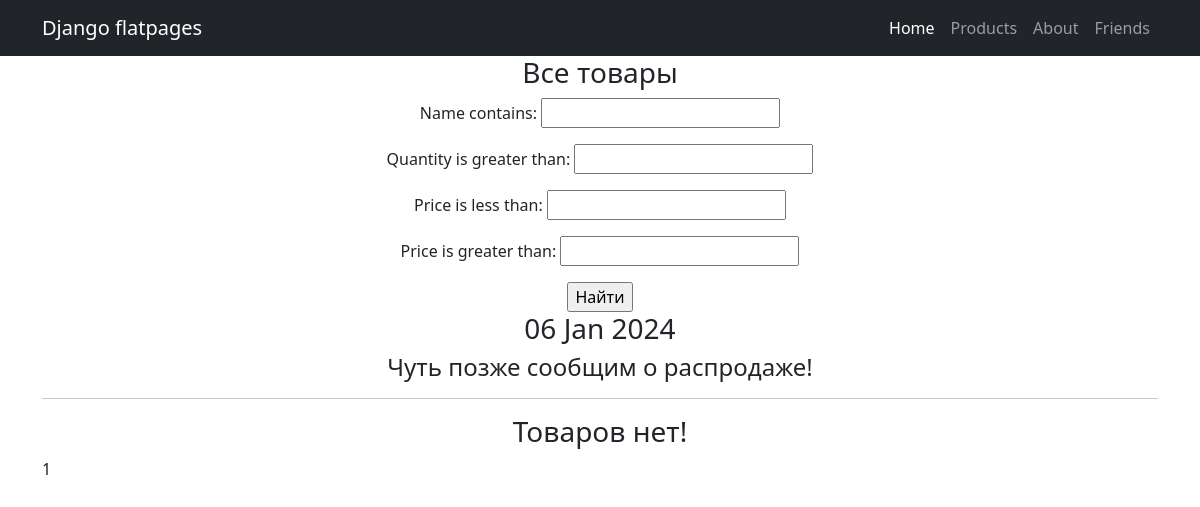
Before: /products/ with the older database file.
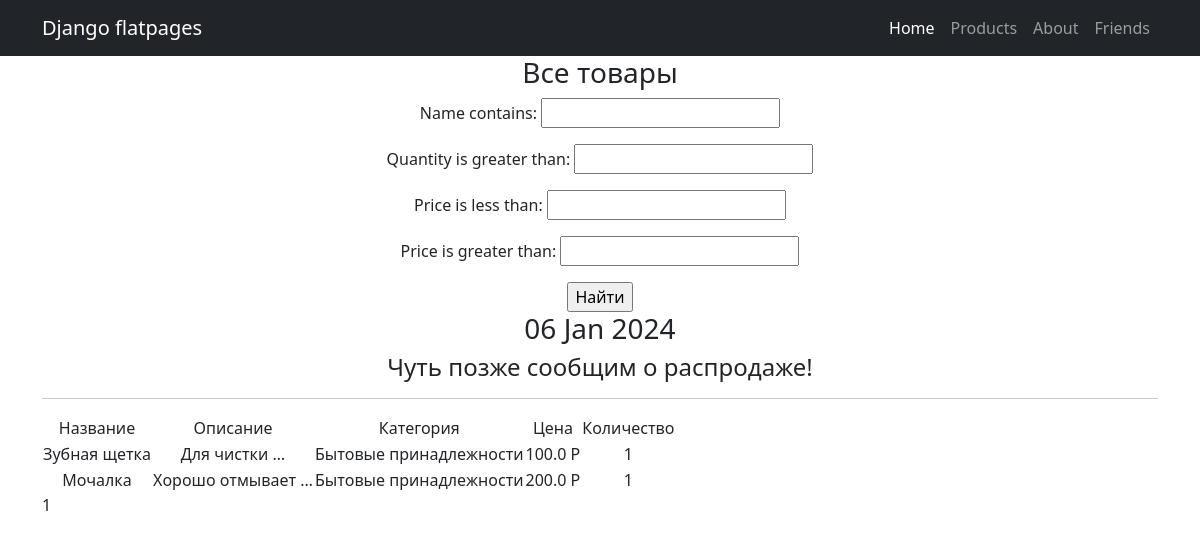
After: the same page with the newer database file.
### simpleapp/models.py (models this page shows, shortened)
class Product(models.Model):
    name = models.CharField(max_length=50, unique=True)
    description = models.TextField()
    quantity = models.IntegerField(validators=[MinValueValidator(0)],)
    category = models.ForeignKey(to='Category', on_delete=models.CASCADE, related_name='products')
    price = models.FloatField(validators=[MinValueValidator(0.0)],)
    def __str__(self):
        return f'{self.name.title()} {self.description[:30]}'

class Category(models.Model):
    name = models.CharField(max_length=100, unique=True)

### simpleapp/views.py (the view)
# urls.py: path('', ProductList.as_view(), name='products'),
class ProductList(ListView):
    model = Product    # Указываем модель, объекты которой мы будем выводить
    ordering = 'name'  # Поле, которое будет использоваться для сортировки объектов
    template_name = 'products.html'  # Указываем имя шаблона
    context_object_name = 'products' # Это имя списка, в котором будут лежать все объекты.
    paginate_by = 2  # вот так мы можем указать количество записей на странице
    def get_queryset(self):
        queryset = super().get_queryset()
        self.filterset = ProductFilter(self.request.GET, queryset)
        return self.filterset.qs
    def get_context_data(self, **kwargs):
        context = super().get_context_data(**kwargs)
        context['time_now'] = datetime.utcnow()
        context['next_sale'] = None
        context['filterset'] = self.filterset
        return context

### simpleapp/templatetags/custom_filters.py (called while the page is built)
@register.filter()
def currency(value, code='rub'):
   postfix = CURRENCIES_SYMBOLS[code]
   return f'{value} {postfix}'  # Р (был ранее)

### simpleapp/templatetags/custom_tags.py (called while the page is built)
@register.simple_tag()
def current_time(format_string='%d %b %Y'):    # b -  прописной месяц
   return datetime.utcnow().strftime(format_string)

### templates/products.html (shortened to what this page needs)
{% extends "flatpages/base.html" %}
{% load custom_filters %}
{% load custom_tags %}
{% block content %}
    <b><h3>Все товары</h3></b>
   <form action="" method="get">
       {{ filterset.form.as_p }}
       <input type="submit" value="Найти" />
   </form>
        <h3>{% current_time '%d %b %Y' %}</h3>
        <h4> {{ next_sale|default_if_none:"Чуть позже сообщим о распродаже!" }} </h4>
        <hr>
        {% if products %}
            <table>
                <tr>
                    <td> Название </td>
                    <td> Описание </td>
                    <td> Категория </td>
                    <td> Цена </td>
                    <td> Количество </td>
                </tr>
                    {% for product in products %}
                <tr>
                    <td> {{ product.name }} </td>
                    <td> {{ product.description|truncatewords:2 }} </td>
                    <td> {{ product.category.name }} </td>
                    <td> {{ product.price|currency:'rub' }} </td>
                    <td> {{ product.quantity }} </td>
                </tr>
                    {% endfor %}
            </table>
        {% else %}
            <h3>Товаров нет!</h3>
        {% endif %}
<div class="pagination">
    <span class="step-links">
   <span class="current">
    {{ page_obj.number }}
   </span>
    </span>
</div>
{% endblock content %}

### templates/flatpages/base.html (shortened to what this page needs)
<!DOCTYPE html>
<html lang="en">
    <head>
        {% load static %}
        <link href="{% static 'css/styles.css' %}" rel="stylesheet" />
    </head>
    <body>
        <nav class="navbar navbar-expand-lg navbar-dark bg-dark">
            <div class="container">
                <a class="navbar-brand" href="../">Django flatpages</a>
                <div class="collapse navbar-collapse" id="navbarSupportedContent">
                    <ul class="navbar-nav ms-auto">
                        <li class="nav-item"><a class="nav-link active" aria-current="page" href="/">Home</a></li>
                        <li class="nav-item"><a class="nav-link"  href="/products/">Products</a></li>
                        <li class="nav-item"><a class="nav-link" href="/about/">About</a></li>
                        <li class="nav-item"><a class="nav-link" href="/friends/">Friends</a></li>
                    </ul>
                </div>
            </div>
        </nav>
        <div class="container">
            <div class="row">
                <div class="col-lg-12 text-center">
                    {% block content %}
                    {% endblock content %}
                </div>
            </div>
        </div>
    </body>
</html>

Changed rows visible on the page:
added Product: name "Зубная щетка", description "Для чистки …", category.name "Бытовые принадлежности", price "100.0 Р", quantity "1"
added Product: name "Мочалка", description "Хорошо отмывает …", category.name "Бытовые принадлежности", price "200.0 Р", quantity "1"
Other visible differences:
text no longer shown: "Товаров нет!"
text now shown: "Название Описание Категория Цена Количество"
